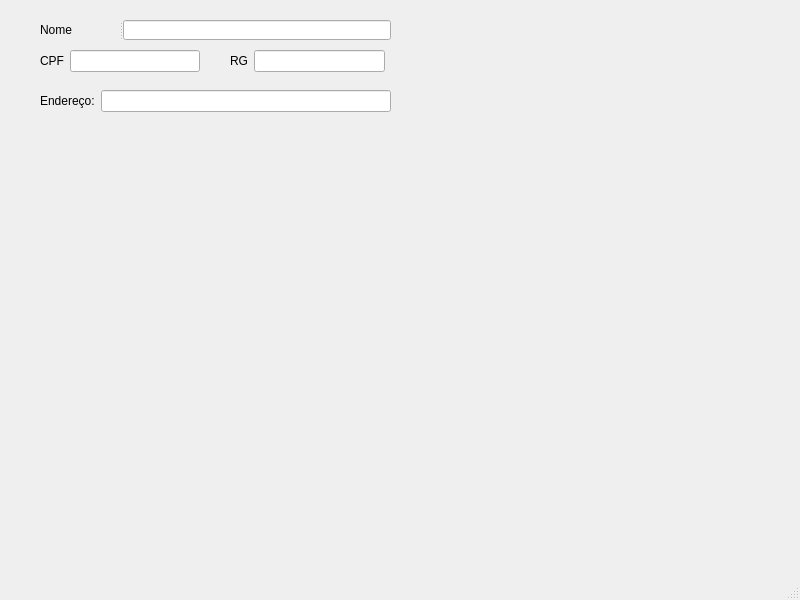
<?xml version="1.0" encoding="UTF-8"?>
<ui version="4.0">
 <class>cadastroprofessores</class>
 <widget class="QMainWindow" name="cadastroprofessores">
  <property name="geometry">
   <rect>
    <x>0</x>
    <y>0</y>
    <width>800</width>
    <height>600</height>
   </rect>
  </property>
  <property name="windowTitle">
   <string>MainWindow</string>
  </property>
  <widget class="QWidget" name="centralwidget">
   <widget class="QWidget" name="">
    <property name="geometry">
     <rect>
      <x>40</x>
      <y>50</y>
      <width>160</width>
      <height>22</height>
     </rect>
    </property>
    <layout class="QHBoxLayout" name="horizontalLayout">
     <item>
      <widget class="QLabel" name="label_2">
       <property name="text">
        <string>CPF</string>
       </property>
      </widget>
     </item>
     <item>
      <widget class="QLineEdit" name="lineEdit_2"/>
     </item>
    </layout>
   </widget>
   <widget class="QSplitter" name="splitter">
    <property name="geometry">
     <rect>
      <x>40</x>
      <y>20</y>
      <width>351</width>
      <height>20</height>
     </rect>
    </property>
    <property name="orientation">
     <enum>Qt::Horizontal</enum>
    </property>
    <widget class="QLabel" name="label">
     <property name="text">
      <string>Nome</string>
     </property>
    </widget>
    <widget class="QLineEdit" name="lineEdit"/>
   </widget>
   <widget class="QWidget" name="">
    <property name="geometry">
     <rect>
      <x>230</x>
      <y>50</y>
      <width>155</width>
      <height>22</height>
     </rect>
    </property>
    <layout class="QHBoxLayout" name="horizontalLayout_2">
     <item>
      <widget class="QLabel" name="label_4">
       <property name="text">
        <string>RG</string>
       </property>
      </widget>
     </item>
     <item>
      <widget class="QLineEdit" name="lineEdit_4"/>
     </item>
    </layout>
   </widget>
   <widget class="QWidget" name="">
    <property name="geometry">
     <rect>
      <x>40</x>
      <y>90</y>
      <width>351</width>
      <height>22</height>
     </rect>
    </property>
    <layout class="QHBoxLayout" name="horizontalLayout_3">
     <item>
      <widget class="QLabel" name="label_5">
       <property name="text">
        <string>Endereço:</string>
       </property>
      </widget>
     </item>
     <item>
      <widget class="QLineEdit" name="lineEdit_5"/>
     </item>
    </layout>
   </widget>
  </widget>
  <widget class="QMenuBar" name="menubar">
   <property name="geometry">
    <rect>
     <x>0</x>
     <y>0</y>
     <width>800</width>
     <height>21</height>
    </rect>
   </property>
  </widget>
  <widget class="QStatusBar" name="statusbar"/>
 </widget>
 <resources/>
 <connections/>
</ui>
